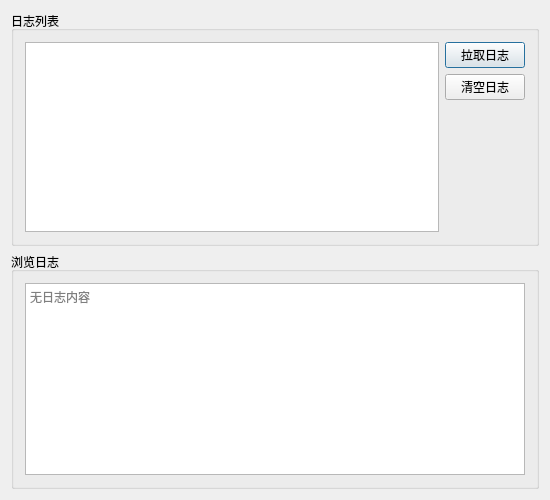
<?xml version="1.0" encoding="UTF-8"?>
<ui version="4.0">
 <class>LogView</class>
 <widget class="QDialog" name="LogView">
  <property name="geometry">
   <rect>
    <x>0</x>
    <y>0</y>
    <width>550</width>
    <height>500</height>
   </rect>
  </property>
  <property name="minimumSize">
   <size>
    <width>550</width>
    <height>500</height>
   </size>
  </property>
  <property name="windowTitle">
   <string>日志列表</string>
  </property>
  <property name="windowIcon">
   <iconset resource="Client.qrc">
    <normaloff>:/Client/icon.png</normaloff>:/Client/icon.png</iconset>
  </property>
  <layout class="QGridLayout" name="gridLayout_3">
   <item row="0" column="0">
    <widget class="QGroupBox" name="groupBox">
     <property name="title">
      <string>日志列表</string>
     </property>
     <layout class="QGridLayout" name="gridLayout">
      <item row="0" column="0" rowspan="3">
       <widget class="QListWidget" name="logs">
        <property name="sizePolicy">
         <sizepolicy hsizetype="Expanding" vsizetype="Preferred">
          <horstretch>0</horstretch>
          <verstretch>0</verstretch>
         </sizepolicy>
        </property>
        <property name="editTriggers">
         <set>QAbstractItemView::NoEditTriggers</set>
        </property>
        <property name="alternatingRowColors">
         <bool>true</bool>
        </property>
        <property name="selectionBehavior">
         <enum>QAbstractItemView::SelectRows</enum>
        </property>
       </widget>
      </item>
      <item row="0" column="1">
       <widget class="QPushButton" name="getLogs">
        <property name="text">
         <string>拉取日志</string>
        </property>
       </widget>
      </item>
      <item row="1" column="1">
       <widget class="QPushButton" name="clearLogs">
        <property name="text">
         <string>清空日志</string>
        </property>
       </widget>
      </item>
      <item row="2" column="1">
       <spacer name="verticalSpacer">
        <property name="orientation">
         <enum>Qt::Vertical</enum>
        </property>
        <property name="sizeHint" stdset="0">
         <size>
          <width>20</width>
          <height>140</height>
         </size>
        </property>
       </spacer>
      </item>
     </layout>
    </widget>
   </item>
   <item row="1" column="0">
    <widget class="QGroupBox" name="groupBox_2">
     <property name="title">
      <string>浏览日志</string>
     </property>
     <layout class="QGridLayout" name="gridLayout_2">
      <item row="0" column="0">
       <widget class="QPlainTextEdit" name="text">
        <property name="sizePolicy">
         <sizepolicy hsizetype="Expanding" vsizetype="MinimumExpanding">
          <horstretch>0</horstretch>
          <verstretch>0</verstretch>
         </sizepolicy>
        </property>
        <property name="readOnly">
         <bool>true</bool>
        </property>
        <property name="placeholderText">
         <string>无日志内容</string>
        </property>
       </widget>
      </item>
     </layout>
    </widget>
   </item>
  </layout>
 </widget>
 <layoutdefault spacing="6" margin="11"/>
 <resources>
  <include location="Client.qrc"/>
 </resources>
 <connections/>
</ui>
